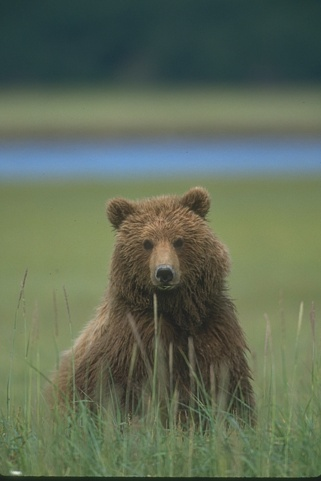
#> input picture BSR/BSDS500/data/images/train/100080.jpg, 321 x 481 px, given as the content of the folder BSR/BSDS500/data/images/test, which was not available
$ jupyter execute --allow-errors Image_segmentation_6609_6670_6672.ipynb   (shell and % lines are left out)   (text cells are left out)
#> lines starting #> are read from the running program, lines starting #| are printed output that depends on the picture; pictures that were not available may be replaced by others from this repository, and a replacement may not be noted
[cell 1]
import glob
from matplotlib import image
from matplotlib import pyplot as plt
from PIL import Image
import os
import cv2 as cv
import numpy as np
import scipy.io
import random
from sklearn.cluster import KMeans
from sklearn.metrics import f1_score
import math

[cell 2]
# Creating the output directory

[cell 3]
#saving output
directory = "content"

# Parent Directory path
parent_dir = "."

# Path
path = os.path.join(parent_dir, directory)
if(not os.path.exists(path)):
    os.mkdir(path)

## Create 'output' directory to save all outputs inside
directory = "output"

# Parent Directory path
parent_dir = "./content"

# Path
path = os.path.join(parent_dir, directory)
if(not os.path.exists(path)):
    os.mkdir(path)

## Create 'Ground Truth' directory
directory = "Ground-Truth"

# Parent Directory path
parent_dir = "./content/output"

# Path
path = os.path.join(parent_dir, directory)
if(not os.path.exists(path)):
    os.mkdir(path)

## Create 'Ground Truth' directory
directory = "Result"

# Parent Directory path
parent_dir = "./content/output"

# Path
path = os.path.join(parent_dir, directory)
if(not os.path.exists(path)):
    os.mkdir(path)

[cell 4]
#Get the images for training
training_images = sorted(glob.glob("BSR/BSDS500/data/images/train/**/*.jpg", recursive=True))

#Get the images for testing
testing_images = sorted(glob.glob("BSR/BSDS500/data/images/test/**/*.jpg", recursive=True))
testing_images = testing_images[0:50]

#Get the ground-truth for training
ground_truth_training = sorted(glob.glob("BSR/BSDS500/data/groundTruth/train/**/*.mat", recursive=True))

#Get the ground-truth for testing
ground_truth_testing = sorted(glob.glob("BSR/BSDS500/data/groundTruth/test/**/*.mat", recursive=True))
ground_truth_testing = ground_truth_testing[0:50]

[cell 5]
# Loading images
testing_data = []
for path in testing_images:
    img = image.imread(path)
#> img is the input picture: shape (481, 321, 3); mean R, G, B 95.8, 108, 87.5
    testing_data.append(img)

[cell 6]
testing_data[0].shape
#> Out = (481, 321, 3)

[cell 7]
def ground_truth_images_func(index,dataset):
  ground_truth_image = scipy.io.loadmat(dataset[index])
  ground_truth_image = np.squeeze(ground_truth_image['groundTruth'])
 # print(ground_truth_image)
  #print(ground_truth_image.shape)
  # print(len(ground_truth_image))

  ground_truth_images = [] #making a list for the ground truth images
  number_of_ground_truths = len(ground_truth_image)
  for i in range(number_of_ground_truths):
    current_ground_truth = ground_truth_image[i][0][0][0]
    ground_truth_images.append(current_ground_truth)
  return ground_truth_images

[cell 8]
def read_image(index, dataset):
  path='./content/output/Ground-Truth'  #output is saved here
  file_name = str(dataset).lower() + ' ' + str(index) + ' visualization' #file name
  fig, axarr = plt.subplots(2,3, figsize = (8, 8))

  if dataset == "TRAIN":
    normal_dataset = training_images
    ground_truth_dataset = ground_truth_training
  if dataset == "TEST":
    normal_dataset = testing_images
    ground_truth_dataset = ground_truth_testing

  #creating an empty list of images
  images = []
  normal_image = image.imread(normal_dataset[index])
  images.append(normal_image)
  ground_truth_images = ground_truth_images_func(index,  ground_truth_dataset) # Getting the ground truth of the image
  images = images + ground_truth_images  # to display all
  #looping through the images list to show the image
  for i in range(len(images)):
    row = i // 3
    col = i % 3
    if i == 0:
      axarr[row][col].imshow(images[0])
    axarr[i // 3][i % 3].imshow(images[i], interpolation='nearest')
  fig.suptitle(file_name, fontsize=16)
  plt.savefig(os.path.join(path, file_name), bbox_inches = 'tight')
  plt.show()

[cell 9]
datasets = ["TRAIN", "TEST"]
random_images = random.sample(range(0, 50), 2) # Calling the above function to get 2 random images to visualize

# Visualize a sample from training dataset and a sample from test data set alternatively
#> (the rest of this cell did not finish here and is left out)

[cell 10]
'''# For the comparison part
f = []
for i in range(len(random_images)):
  f.append(ground_truth_images_func(random_images[i], datasets[i & 1]))'''

[cell 11]
'''from google.colab import files
files.download("/content/output.zip")'''

[cell 12]
K_range= [3,5,7,9,11]

[cell 13]
# [8 lines left out: function plot_img_seg, not called in this run]

[cell 14]
def kmean_f(img, k):
    feature = img.reshape((-1, 3))
    km = KMeans(n_clusters=k)
    km.fit(feature)
    seg = km.predict(feature)
    seg = seg.reshape((img[:, :, 0].shape))
    return seg

[cell 15]
print(testing_data[0].shape)
#| (481, 321, 3)

[cell 16]
path='./content/output/Result'
ind_name = 0
pred_img = []
for test_img in testing_data:
    image_list = []
    fig, axarr = plt.subplots(2,3, figsize = (15, 15))
    file_name = 'img_' + str(ind_name)
    image_list.append(test_img)
    for k in K_range:
        image_list.append(kmean_f(test_img, k))
    pred_img.append(image_list[1:])
    for i in range(len(image_list)):
        row = i // 3
        col = i % 3
        if i == 0:
            axarr[row][col].imshow(image_list[0])
        axarr[i // 3][i % 3].imshow(image_list[i], interpolation='nearest')

    fig.suptitle(file_name, fontsize=16)
    plt.savefig(os.path.join(path, file_name), bbox_inches = 'tight')
    plt.close(fig)
    ind_name += 1
#> this loop made 1 pass
#> (file_name, ind_name) on pass 1: ('img_0', 1)
#> pass 1, in kmean_f, `seg = seg.reshape((img[:, :, 0].shape))`:
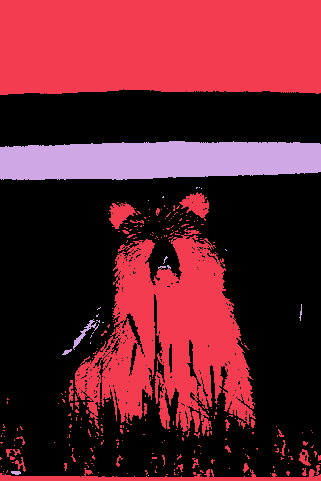
#> seg: shape (481, 321) int32; 3 distinct labels, from 0 to 2; one colour per label, 0 black
#> pass 1, in kmean_f (call 2), `seg = seg.reshape((img[:, :, 0].shape))`:
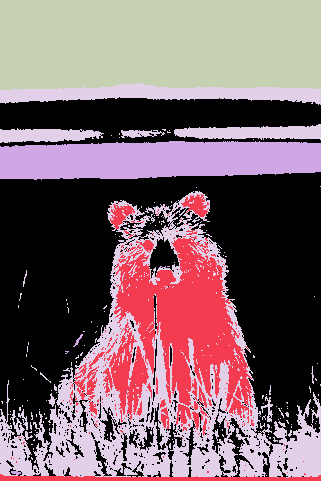
#> seg: shape (481, 321) int32; 5 distinct labels, from 0 to 4; one colour per label, 0 black
#> pass 1, in kmean_f (call 3), `seg = seg.reshape((img[:, :, 0].shape))`:
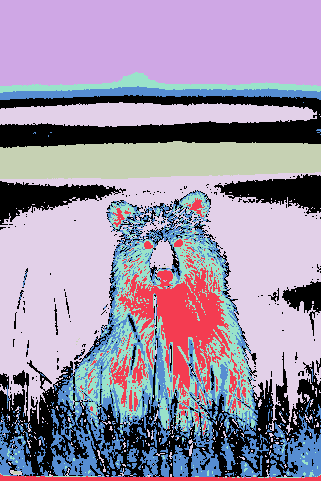
#> seg: shape (481, 321) int32; 7 distinct labels, from 0 to 6; one colour per label, 0 black
#> pass 1, in kmean_f (call 4), `seg = seg.reshape((img[:, :, 0].shape))`:
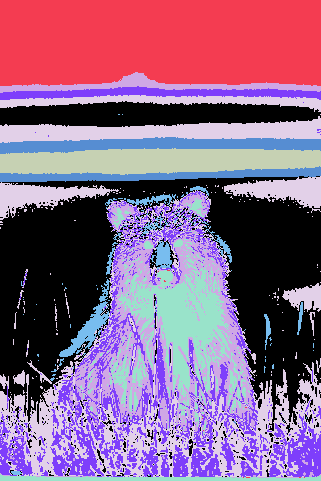
#> seg: shape (481, 321) int32; 9 distinct labels, from 0 to 8; one colour per label, 0 black
#> pass 1, `plt.savefig(os.path.join(path, file_name), bbox_inches = 'tight')`:
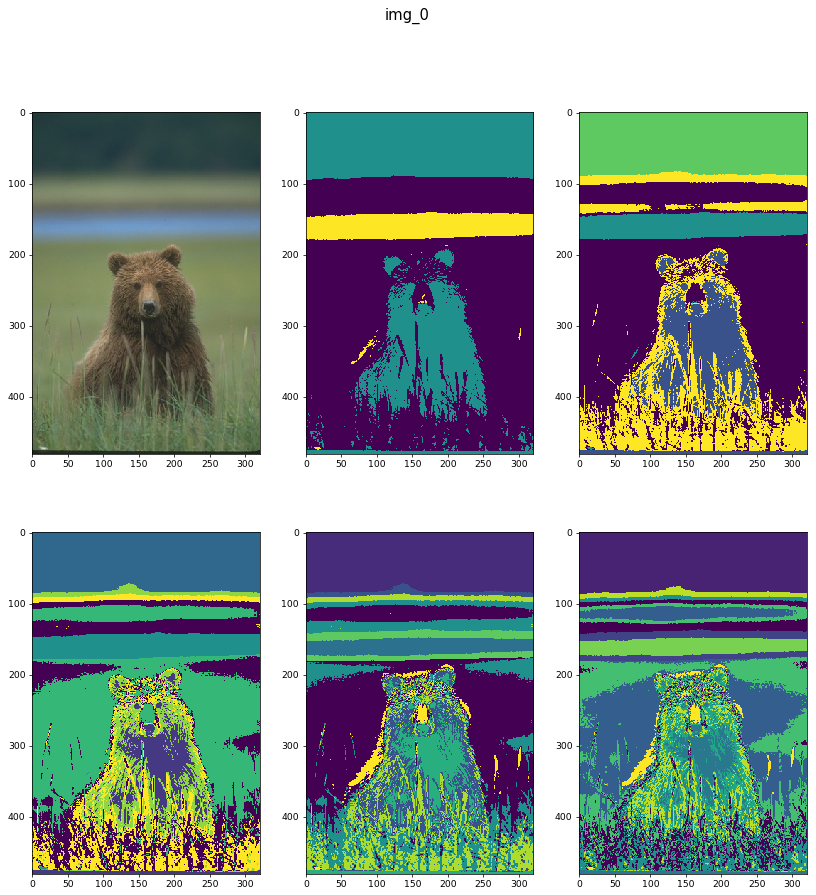
#> figure drawn by matplotlib, 6 panels
#> after the loop, ind_name = 1; pred_img = 1 item

[cell 17]
# [7 lines left out: function sizeOfIntersection, not called in this run]
'''def conditional_entropy(clusters, truths, numElements):
  k=len(clusters)
  r=len(truths)
  #Conditional Entropy of T with respect to Ci
  H_i = np.zeros(k)
  for i in range(k):
    for j in range(r):
      nij=sizeOfIntersection(clusters[i], truths[j])
      ni=len(clusters[i])
      if(nij>0):
        H_i[i] -= (nij/ni)*math.log((nij/ni),2)
  i=0
  for i in range(k):
    ni=len(clusters[i])
    H_i[i] = (ni/numElements) * H_i[i]
  H=np.sum(H_i)
  return H'''

[cell 18]
# [41 lines left out: functions Purity, FMeasure, not called in this run]

#> (a cell that did not finish here is left out)

[cell 20]
pred_img[0][0]

[cell 21]
from sklearn.metrics import f1_score

[cell 22]
# [23 lines left out: function conditional_entropy, not called in this run]

[cell 23]
def evaluate(predection_images,ground_truth_testing, krange):
    gt=[]
    for i in range(50):
         ground_truth_images= ground_truth_images_func(i,ground_truth_testing)
         gt.append(ground_truth_images)
    F_sum = []
    C_sum = []
    min_f = 1
    max_f = 0
    min_c = 200
    max_c = 0
    F_dataset=0
    C_dataset=0
    for i in range(50):
      fsum_list = []
      csum_list = []
      fsum = 0
      csum = 0
      l = len(gt[i])
      if l>5:
        l=5
      for j in range(l):
        pred = predection_images[i][j]
        gtx = gt[i][j]
        x=pred.shape[0]
        y=pred.shape[1]
        F = f1_score(gtx.reshape((-1, 1)), pred.reshape((-1, 1)), average='weighted', zero_division=1)
        if F<min_f:
          min_f=F
          bad_f= i          #index of bad f measure
        if F>max_f:
          max_f=F
          good_f=i  #index of good f measure
        fsum += F
        F_dataset += F
        C = conditional_entropy(pred, gtx)
        if C<min_c:
          min_c=C
          bad_c= i        #index of bad conditional entropy
        if C>max_c:
          max_c=C
          good_c= i       #index of good conditional entropy
        csum += C
        C_dataset += C
        print(f'For K={krange[j]} Ground Truth = {i+1}: F-Measure = {F}, Conditional Entropy = {C}')
      fsum_value = fsum / l
      csum_value = csum / l
      fsum_list.append(fsum_value)
      csum_list.append(csum_value)
      print(f'For Ground Truth = {i+1}:Average F-Measure = {fsum_value}\n Average Conditional Entropy = {csum_value} \n')
      F_sum.append(fsum_list)
      C_sum.append(csum_list)
    F_dataset = F_dataset/250
    C_dataset = C_dataset/250
    print(f'Average F-Measure for the dataset= {F_dataset},Average Conditional Entropy for the dataset= {C_dataset} \n')
    print("Bad F-measure")
    read_image(bad_f, "TEST")
    print("Good F-measure")
    read_image(good_f, "TEST")
    print("Bad Conditional Entropy")
    read_image(bad_c, "TEST")
    print("Good Conditional Entropy")
    read_image(good_c, "TEST")
    return F_sum, C_sum

$ run again, on BSR/BSDS500/data/images/train/106025.jpg
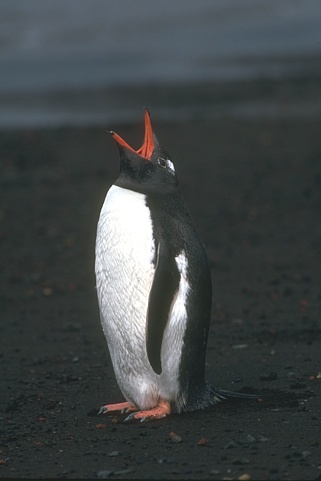
#> input picture BSR/BSDS500/data/images/train/106025.jpg, 321 x 481 px, given as the content of the folder BSR/BSDS500/data/images/test, which was not available
#> img is the input picture: shape (481, 321, 3); mean R, G, B 65.3, 70.4, 71.2
#| (481, 321, 3)
#> the loop `for test_img in testing_data:` made 1 pass
#> (file_name, ind_name) on pass 1: ('img_0', 1)
#> pass 1, in kmean_f (call 3), `seg = seg.reshape((img[:, :, 0].shape))`:
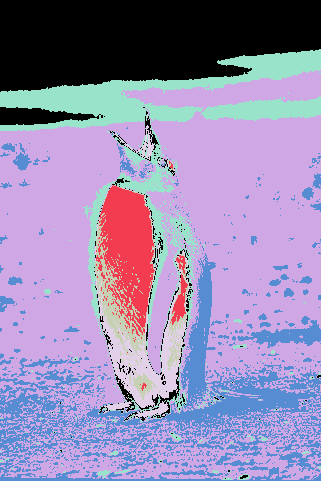
#> seg: shape (481, 321) int32; 7 distinct labels, from 0 to 6; one colour per label, 0 black
#> pass 1, in kmean_f (call 4), `seg = seg.reshape((img[:, :, 0].shape))`:
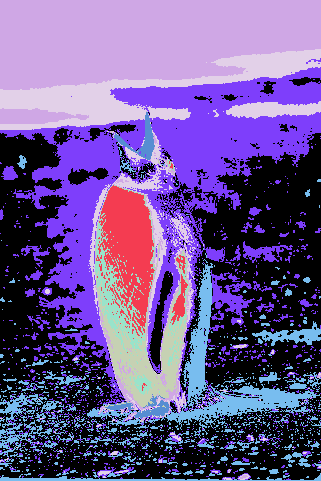
#> seg: shape (481, 321) int32; 9 distinct labels, from 0 to 8; one colour per label, 0 black
#> after the loop `for test_img in testing_data:`: ind_name = 1; pred_img = 1 item

$ run again, on BSR/BSDS500/data/images/train/108073.jpg
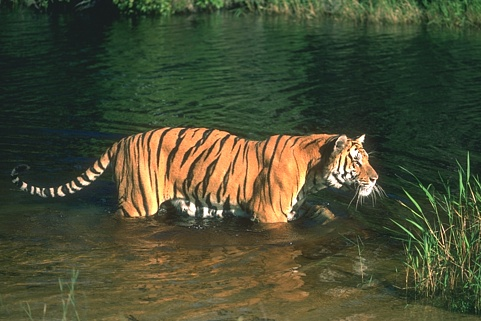
#> input picture BSR/BSDS500/data/images/train/108073.jpg, 481 x 321 px, given as the content of the folder BSR/BSDS500/data/images/test, which was not available
#> img is the input picture: shape (321, 481, 3); mean R, G, B 73, 77, 51.9
#| (321, 481, 3)
#> the loop `for test_img in testing_data:` made 1 pass
#> (file_name, ind_name) on pass 1: ('img_0', 1)
#> pass 1, in kmean_f (call 2), `seg = seg.reshape((img[:, :, 0].shape))`:
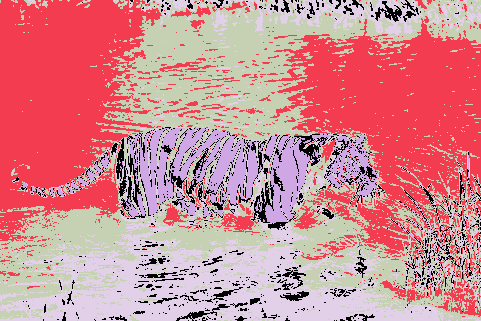
#> seg: shape (321, 481) int32; 5 distinct labels, from 0 to 4; one colour per label, 0 black
#> pass 1, in kmean_f (call 4), `seg = seg.reshape((img[:, :, 0].shape))`:
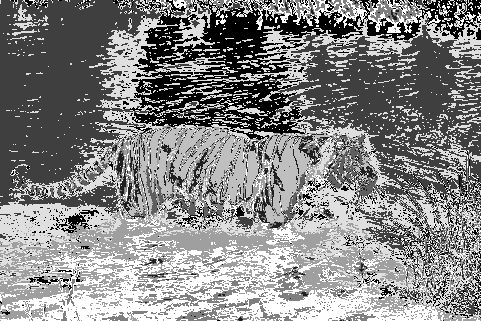
#> seg: shape (321, 481) int32; min 0, max 8, mean 4.23; drawn with min black and max white
#> after the loop `for test_img in testing_data:`: ind_name = 1; pred_img = 1 item

$ run again, on BSR/BSDS500/data/images/train/109034.jpg
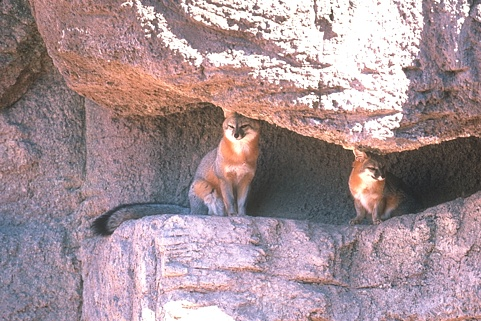
#> input picture BSR/BSDS500/data/images/train/109034.jpg, 481 x 321 px, given as the content of the folder BSR/BSDS500/data/images/test, which was not available
#> img is the input picture: shape (321, 481, 3); mean R, G, B 165.4, 144.3, 149.6
#| (321, 481, 3)
#> the loop `for test_img in testing_data:` made 1 pass
#> (file_name, ind_name) on pass 1: ('img_0', 1)
#> pass 1, in kmean_f, `seg = seg.reshape((img[:, :, 0].shape))`:
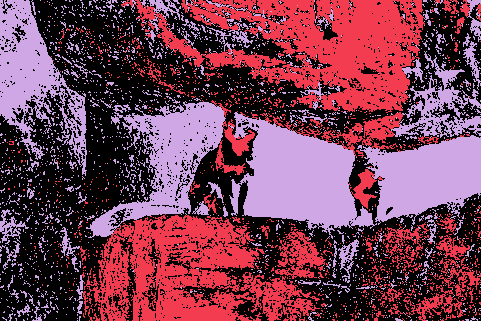
#> seg: shape (321, 481) int32; 3 distinct labels, from 0 to 2; one colour per label, 0 black
#> pass 1, in kmean_f (call 4), `seg = seg.reshape((img[:, :, 0].shape))`:
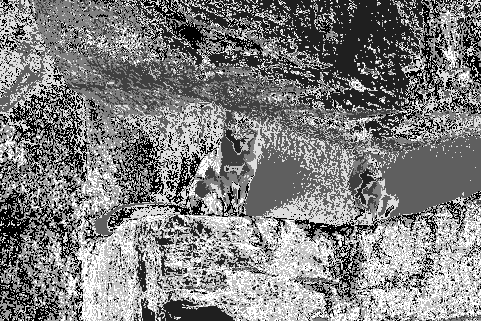
#> seg: shape (321, 481) int32; min 0, max 8, mean 4.02; drawn with min black and max white
#> after the loop `for test_img in testing_data:`: ind_name = 1; pred_img = 1 item
